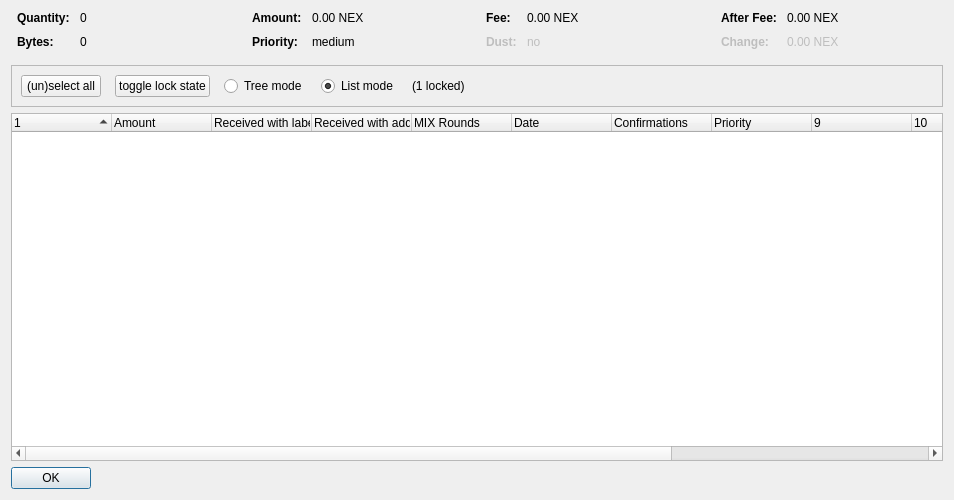
<?xml version="1.0" encoding="UTF-8"?>
<ui version="4.0">
 <class>CoinControlDialog</class>
 <widget class="QDialog" name="CoinControlDialog">
  <property name="geometry">
   <rect>
    <x>0</x>
    <y>0</y>
    <width>954</width>
    <height>500</height>
   </rect>
  </property>
  <property name="windowTitle">
   <string>Coin Selection</string>
  </property>
  <layout class="QVBoxLayout" name="verticalLayout">
   <item>
    <layout class="QHBoxLayout" name="horizontalLayoutTop" stretch="0,0,0,0">
     <property name="topMargin">
      <number>0</number>
     </property>
     <property name="bottomMargin">
      <number>10</number>
     </property>
     <item>
      <layout class="QFormLayout" name="formLayoutCoinControl1">
       <property name="horizontalSpacing">
        <number>10</number>
       </property>
       <property name="verticalSpacing">
        <number>10</number>
       </property>
       <property name="leftMargin">
        <number>6</number>
       </property>
       <property name="rightMargin">
        <number>6</number>
       </property>
       <item row="0" column="0">
        <widget class="QLabel" name="labelCoinControlQuantityText">
         <property name="font">
          <font>
           <weight>75</weight>
           <bold>true</bold>
          </font>
         </property>
         <property name="text">
          <string>Quantity:</string>
         </property>
        </widget>
       </item>
       <item row="0" column="1">
        <widget class="QLabel" name="labelCoinControlQuantity">
         <property name="cursor">
          <cursorShape>IBeamCursor</cursorShape>
         </property>
         <property name="contextMenuPolicy">
          <enum>Qt::ActionsContextMenu</enum>
         </property>
         <property name="text">
          <string notr="true">0</string>
         </property>
         <property name="textInteractionFlags">
          <set>Qt::LinksAccessibleByMouse|Qt::TextSelectableByKeyboard|Qt::TextSelectableByMouse</set>
         </property>
        </widget>
       </item>
       <item row="1" column="0">
        <widget class="QLabel" name="labelCoinControlBytesText">
         <property name="font">
          <font>
           <weight>75</weight>
           <bold>true</bold>
          </font>
         </property>
         <property name="text">
          <string>Bytes:</string>
         </property>
        </widget>
       </item>
       <item row="1" column="1">
        <widget class="QLabel" name="labelCoinControlBytes">
         <property name="cursor">
          <cursorShape>IBeamCursor</cursorShape>
         </property>
         <property name="contextMenuPolicy">
          <enum>Qt::ActionsContextMenu</enum>
         </property>
         <property name="text">
          <string notr="true">0</string>
         </property>
         <property name="textInteractionFlags">
          <set>Qt::LinksAccessibleByMouse|Qt::TextSelectableByKeyboard|Qt::TextSelectableByMouse</set>
         </property>
        </widget>
       </item>
      </layout>
     </item>
     <item>
      <layout class="QFormLayout" name="formLayoutCoinControl2">
       <property name="horizontalSpacing">
        <number>10</number>
       </property>
       <property name="verticalSpacing">
        <number>10</number>
       </property>
       <property name="leftMargin">
        <number>6</number>
       </property>
       <property name="rightMargin">
        <number>6</number>
       </property>
       <item row="0" column="0">
        <widget class="QLabel" name="labelCoinControlAmountText">
         <property name="font">
          <font>
           <weight>75</weight>
           <bold>true</bold>
          </font>
         </property>
         <property name="text">
          <string>Amount:</string>
         </property>
        </widget>
       </item>
       <item row="0" column="1">
        <widget class="QLabel" name="labelCoinControlAmount">
         <property name="cursor">
          <cursorShape>IBeamCursor</cursorShape>
         </property>
         <property name="contextMenuPolicy">
          <enum>Qt::ActionsContextMenu</enum>
         </property>
         <property name="text">
          <string notr="true">0.00 NEX</string>
         </property>
         <property name="textInteractionFlags">
          <set>Qt::LinksAccessibleByMouse|Qt::TextSelectableByKeyboard|Qt::TextSelectableByMouse</set>
         </property>
        </widget>
       </item>
       <item row="1" column="0">
        <widget class="QLabel" name="labelCoinControlPriorityText">
         <property name="font">
          <font>
           <weight>75</weight>
           <bold>true</bold>
          </font>
         </property>
         <property name="text">
          <string>Priority:</string>
         </property>
        </widget>
       </item>
       <item row="1" column="1">
        <widget class="QLabel" name="labelCoinControlPriority">
         <property name="cursor">
          <cursorShape>IBeamCursor</cursorShape>
         </property>
         <property name="contextMenuPolicy">
          <enum>Qt::ActionsContextMenu</enum>
         </property>
         <property name="text">
          <string>medium</string>
         </property>
         <property name="textInteractionFlags">
          <set>Qt::LinksAccessibleByMouse|Qt::TextSelectableByKeyboard|Qt::TextSelectableByMouse</set>
         </property>
        </widget>
       </item>
      </layout>
     </item>
     <item>
      <layout class="QFormLayout" name="formLayoutCoinControl3">
       <property name="horizontalSpacing">
        <number>10</number>
       </property>
       <property name="verticalSpacing">
        <number>10</number>
       </property>
       <property name="leftMargin">
        <number>6</number>
       </property>
       <property name="rightMargin">
        <number>6</number>
       </property>
       <item row="0" column="0">
        <widget class="QLabel" name="labelCoinControlFeeText">
         <property name="font">
          <font>
           <weight>75</weight>
           <bold>true</bold>
          </font>
         </property>
         <property name="text">
          <string>Fee:</string>
         </property>
        </widget>
       </item>
       <item row="0" column="1">
        <widget class="QLabel" name="labelCoinControlFee">
         <property name="cursor">
          <cursorShape>IBeamCursor</cursorShape>
         </property>
         <property name="contextMenuPolicy">
          <enum>Qt::ActionsContextMenu</enum>
         </property>
         <property name="text">
          <string notr="true">0.00 NEX</string>
         </property>
         <property name="textInteractionFlags">
          <set>Qt::LinksAccessibleByMouse|Qt::TextSelectableByKeyboard|Qt::TextSelectableByMouse</set>
         </property>
        </widget>
       </item>
       <item row="1" column="0">
        <widget class="QLabel" name="labelCoinControlLowOutputText">
         <property name="enabled">
          <bool>false</bool>
         </property>
         <property name="font">
          <font>
           <weight>75</weight>
           <bold>true</bold>
          </font>
         </property>
         <property name="text">
          <string>Dust:</string>
         </property>
        </widget>
       </item>
       <item row="1" column="1">
        <widget class="QLabel" name="labelCoinControlLowOutput">
         <property name="enabled">
          <bool>false</bool>
         </property>
         <property name="cursor">
          <cursorShape>IBeamCursor</cursorShape>
         </property>
         <property name="contextMenuPolicy">
          <enum>Qt::ActionsContextMenu</enum>
         </property>
         <property name="text">
          <string>no</string>
         </property>
         <property name="textInteractionFlags">
          <set>Qt::LinksAccessibleByMouse|Qt::TextSelectableByKeyboard|Qt::TextSelectableByMouse</set>
         </property>
        </widget>
       </item>
      </layout>
     </item>
     <item>
      <layout class="QFormLayout" name="formLayoutCoinControl4">
       <property name="horizontalSpacing">
        <number>10</number>
       </property>
       <property name="verticalSpacing">
        <number>10</number>
       </property>
       <property name="leftMargin">
        <number>6</number>
       </property>
       <property name="rightMargin">
        <number>6</number>
       </property>
       <item row="0" column="0">
        <widget class="QLabel" name="labelCoinControlAfterFeeText">
         <property name="font">
          <font>
           <weight>75</weight>
           <bold>true</bold>
          </font>
         </property>
         <property name="text">
          <string>After Fee:</string>
         </property>
        </widget>
       </item>
       <item row="0" column="1">
        <widget class="QLabel" name="labelCoinControlAfterFee">
         <property name="cursor">
          <cursorShape>IBeamCursor</cursorShape>
         </property>
         <property name="contextMenuPolicy">
          <enum>Qt::ActionsContextMenu</enum>
         </property>
         <property name="text">
          <string notr="true">0.00 NEX</string>
         </property>
         <property name="textInteractionFlags">
          <set>Qt::LinksAccessibleByMouse|Qt::TextSelectableByKeyboard|Qt::TextSelectableByMouse</set>
         </property>
        </widget>
       </item>
       <item row="1" column="0">
        <widget class="QLabel" name="labelCoinControlChangeText">
         <property name="enabled">
          <bool>false</bool>
         </property>
         <property name="font">
          <font>
           <weight>75</weight>
           <bold>true</bold>
          </font>
         </property>
         <property name="text">
          <string>Change:</string>
         </property>
        </widget>
       </item>
       <item row="1" column="1">
        <widget class="QLabel" name="labelCoinControlChange">
         <property name="enabled">
          <bool>false</bool>
         </property>
         <property name="cursor">
          <cursorShape>IBeamCursor</cursorShape>
         </property>
         <property name="contextMenuPolicy">
          <enum>Qt::ActionsContextMenu</enum>
         </property>
         <property name="text">
          <string notr="true">0.00 NEX</string>
         </property>
         <property name="textInteractionFlags">
          <set>Qt::LinksAccessibleByMouse|Qt::TextSelectableByKeyboard|Qt::TextSelectableByMouse</set>
         </property>
        </widget>
       </item>
      </layout>
     </item>
    </layout>
   </item>
   <item>
    <widget class="QFrame" name="frame">
     <property name="minimumSize">
      <size>
       <width>0</width>
       <height>40</height>
      </size>
     </property>
     <property name="frameShape">
      <enum>QFrame::StyledPanel</enum>
     </property>
     <property name="frameShadow">
      <enum>QFrame::Sunken</enum>
     </property>
     <layout class="QHBoxLayout" name="horizontalLayout">
      <item>
       <layout class="QHBoxLayout" name="horizontalLayoutPanel" stretch="0,0,0,0,0,0">
        <property name="spacing">
         <number>14</number>
        </property>
        <item>
         <widget class="QPushButton" name="pushButtonSelectAll">
          <property name="sizePolicy">
           <sizepolicy hsizetype="Maximum" vsizetype="Fixed">
            <horstretch>0</horstretch>
            <verstretch>0</verstretch>
           </sizepolicy>
          </property>
          <property name="text">
           <string>(un)select all</string>
          </property>
          <property name="autoDefault">
           <bool>false</bool>
          </property>
         </widget>
        </item>
        <item>
         <widget class="QPushButton" name="pushButtonToggleLock">
          <property name="sizePolicy">
           <sizepolicy hsizetype="Maximum" vsizetype="Fixed">
            <horstretch>0</horstretch>
            <verstretch>0</verstretch>
           </sizepolicy>
          </property>
          <property name="text">
           <string>toggle lock state</string>
          </property>
          <property name="autoDefault">
           <bool>false</bool>
          </property>
         </widget>
        </item>
        <item>
         <widget class="QRadioButton" name="radioTreeMode">
          <property name="sizePolicy">
           <sizepolicy hsizetype="Maximum" vsizetype="Fixed">
            <horstretch>0</horstretch>
            <verstretch>0</verstretch>
           </sizepolicy>
          </property>
          <property name="text">
           <string>Tree mode</string>
          </property>
         </widget>
        </item>
        <item>
         <widget class="QRadioButton" name="radioListMode">
          <property name="sizePolicy">
           <sizepolicy hsizetype="Maximum" vsizetype="Fixed">
            <horstretch>0</horstretch>
            <verstretch>0</verstretch>
           </sizepolicy>
          </property>
          <property name="text">
           <string>List mode</string>
          </property>
          <property name="checked">
           <bool>true</bool>
          </property>
         </widget>
        </item>
        <item>
         <widget class="QLabel" name="labelLocked">
          <property name="text">
           <string>(1 locked)</string>
          </property>
         </widget>
        </item>
        <item>
         <spacer name="horizontalSpacer">
          <property name="orientation">
           <enum>Qt::Horizontal</enum>
          </property>
          <property name="sizeHint" stdset="0">
           <size>
            <width>40</width>
            <height>20</height>
           </size>
          </property>
         </spacer>
        </item>
       </layout>
      </item>
     </layout>
    </widget>
   </item>
   <item>
    <widget class="CoinControlTreeWidget" name="treeWidget">
     <property name="contextMenuPolicy">
      <enum>Qt::CustomContextMenu</enum>
     </property>
     <property name="sortingEnabled">
      <bool>false</bool>
     </property>
     <property name="columnCount">
      <number>13</number>
     </property>
     <attribute name="headerShowSortIndicator" stdset="0">
      <bool>true</bool>
     </attribute>
     <attribute name="headerStretchLastSection">
      <bool>false</bool>
     </attribute>
     <column>
      <property name="text">
       <string/>
      </property>
     </column>
     <column>
      <property name="text">
       <string>Amount</string>
      </property>
     </column>
     <column>
      <property name="text">
       <string>Received with label</string>
      </property>
     </column>
     <column>
      <property name="text">
       <string>Received with address</string>
      </property>
     </column>
     <column>
      <property name="text">
       <string>MIX Rounds</string>
      </property>
     </column>
     <column>
      <property name="text">
       <string>Date</string>
      </property>
     </column>
     <column>
      <property name="text">
       <string>Confirmations</string>
      </property>
      <property name="toolTip">
       <string>Confirmed</string>
      </property>
     </column>
     <column>
      <property name="text">
       <string>Priority</string>
      </property>
     </column>
     <column>
      <property name="text">
       <string/>
      </property>
     </column>
     <column>
      <property name="text">
       <string/>
      </property>
     </column>
     <column>
      <property name="text">
       <string/>
      </property>
     </column>
     <column>
      <property name="text">
       <string/>
      </property>
     </column>
     <column>
      <property name="text">
       <string/>
      </property>
     </column>
    </widget>
   </item>
   <item>
    <widget class="QDialogButtonBox" name="buttonBox">
     <property name="sizePolicy">
      <sizepolicy hsizetype="Maximum" vsizetype="Fixed">
       <horstretch>0</horstretch>
       <verstretch>0</verstretch>
      </sizepolicy>
     </property>
     <property name="orientation">
      <enum>Qt::Horizontal</enum>
     </property>
     <property name="standardButtons">
      <set>QDialogButtonBox::Ok</set>
     </property>
    </widget>
   </item>
  </layout>
 </widget>
 <customwidgets>
  <customwidget>
   <class>CoinControlTreeWidget</class>
   <extends>QTreeWidget</extends>
   <header>coincontroltreewidget.h</header>
  </customwidget>
 </customwidgets>
 <resources/>
 <connections/>
</ui>
